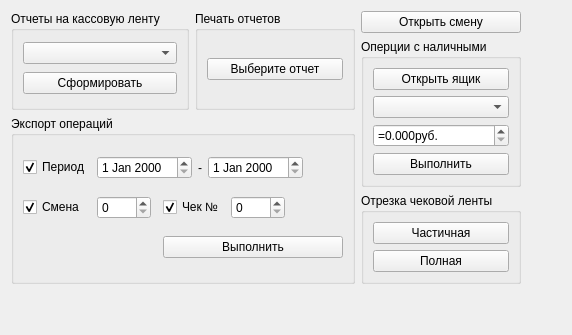
     <widget class="QWidget" name="tabOther">
      <attribute name="title">
       <string>Прочее</string>
      </attribute>
      <layout class="QGridLayout" name="gridLayout_8">
       <item row="4" column="0">
        <spacer name="verticalSpacer">
         <property name="orientation">
          <enum>Qt::Vertical</enum>
         </property>
         <property name="sizeHint" stdset="0">
          <size>
           <width>20</width>
           <height>40</height>
          </size>
         </property>
        </spacer>
       </item>
       <item row="3" column="2">
        <widget class="QGroupBox" name="gbClipping">
         <property name="sizePolicy">
          <sizepolicy hsizetype="Preferred" vsizetype="Preferred">
           <horstretch>0</horstretch>
           <verstretch>0</verstretch>
          </sizepolicy>
         </property>
         <property name="title">
          <string>Отрезка чековой ленты</string>
         </property>
         <layout class="QGridLayout" name="gridLayout_7">
          <item row="1" column="0">
           <widget class="QPushButton" name="btnFullCut">
            <property name="toolTip">
             <string>&lt;html&gt;&lt;head/&gt;&lt;body&gt;&lt;p&gt;При нажатии производится полная отрезка кассовой ленты.&lt;/p&gt;&lt;/body&gt;&lt;/html&gt;</string>
            </property>
            <property name="text">
             <string>Полная</string>
            </property>
           </widget>
          </item>
          <item row="0" column="0">
           <widget class="QPushButton" name="btnPartialCut">
            <property name="toolTip">
             <string>&lt;html&gt;&lt;head/&gt;&lt;body&gt;&lt;p&gt;При нажатии производится частичная отрезка кассовой ленты.&lt;/p&gt;&lt;/body&gt;&lt;/html&gt;</string>
            </property>
            <property name="text">
             <string>Частичная</string>
            </property>
           </widget>
          </item>
         </layout>
        </widget>
       </item>
       <item row="1" column="2" rowspan="2">
        <widget class="QGroupBox" name="gbCashMovement">
         <property name="sizePolicy">
          <sizepolicy hsizetype="Preferred" vsizetype="Preferred">
           <horstretch>0</horstretch>
           <verstretch>0</verstretch>
          </sizepolicy>
         </property>
         <property name="title">
          <string>Оперции с наличными</string>
         </property>
         <layout class="QGridLayout" name="gridLayout_5">
          <item row="1" column="0">
           <widget class="QComboBox" name="cmbCashMovement">
            <property name="toolTip">
             <string>&lt;html&gt;&lt;head/&gt;&lt;body&gt;&lt;p&gt;Выбор операции по внесению или изъятию денежных средств.&lt;/p&gt;&lt;/body&gt;&lt;/html&gt;</string>
            </property>
           </widget>
          </item>
          <item row="3" column="0">
           <widget class="QPushButton" name="btnCashMovementExecute">
            <property name="toolTip">
             <string>&lt;html&gt;&lt;head/&gt;&lt;body&gt;&lt;p&gt;При нажатии производится регистрация выбранной операции по внесению или изъятию денежных средств.&lt;/p&gt;&lt;/body&gt;&lt;/html&gt;</string>
            </property>
            <property name="text">
             <string>Выполнить</string>
            </property>
           </widget>
          </item>
          <item row="2" column="0">
           <widget class="QDoubleSpinBox" name="spbCashMovementAmount">
            <property name="toolTip">
             <string>&lt;html&gt;&lt;head/&gt;&lt;body&gt;&lt;p&gt;Размер вносимых или изымаемых из кассы денежных средств.&lt;/p&gt;&lt;/body&gt;&lt;/html&gt;</string>
            </property>
            <property name="prefix">
             <string>=</string>
            </property>
            <property name="suffix">
             <string>руб.</string>
            </property>
            <property name="decimals">
             <number>3</number>
            </property>
            <property name="maximum">
             <double>999999.000000000000000</double>
            </property>
           </widget>
          </item>
          <item row="0" column="0">
           <widget class="QPushButton" name="btnOpenCashBox">
            <property name="toolTip">
             <string>&lt;html&gt;&lt;head/&gt;&lt;body&gt;&lt;p&gt;При нажатии подается команда ККМ «Открыть денежный ящик, подключенный к ККМ», а та, в свою очередь, посылает команду ящику.&lt;/p&gt;&lt;/body&gt;&lt;/html&gt;</string>
            </property>
            <property name="text">
             <string>Открыть ящик</string>
            </property>
           </widget>
          </item>
         </layout>
        </widget>
       </item>
       <item row="0" column="2">
        <widget class="QPushButton" name="btnOpenSession">
         <property name="sizePolicy">
          <sizepolicy hsizetype="Preferred" vsizetype="Fixed">
           <horstretch>0</horstretch>
           <verstretch>0</verstretch>
          </sizepolicy>
         </property>
         <property name="toolTip">
          <string>&lt;html&gt;&lt;head/&gt;&lt;body&gt;&lt;p&gt;При нажатии происходит открытие смены на ККМ.&lt;/p&gt;&lt;p&gt;Примечание: На некоторых моделях ККМ операция открытия смены производится автоматически с формированием первого чека после отчета с гашением, наприем, модели &amp;quot;ШТРИХ&amp;quot; с суффиксом &amp;quot;-К&amp;quot; в названии модели.&lt;/p&gt;&lt;p&gt;&lt;span style=&quot; font-weight:600;&quot;&gt;ККМ МЕРКУРИЙ-114.1Ф&lt;/span&gt;: открытие смены обязательно. Указанный пароль оператора/кассира действует в течении всей смены, не зависимо от пароля передаваемого для конкретной операции.&lt;/p&gt;&lt;/body&gt;&lt;/html&gt;</string>
         </property>
         <property name="text">
          <string>Открыть смену</string>
         </property>
        </widget>
       </item>
       <item row="0" column="1" rowspan="2">
        <widget class="QGroupBox" name="gbPrintByTemplate">
         <property name="title">
          <string>Печать отчетов</string>
         </property>
         <layout class="QGridLayout" name="gridLayout_14">
          <item row="0" column="0">
           <widget class="CPrintButton" name="btnPrintByTemplate">
            <property name="toolTip">
             <string>&lt;html&gt;&lt;head/&gt;&lt;body&gt;&lt;p&gt;Список доступных шаблонов печати для формирования отчетов по кассе.&lt;/p&gt;&lt;p&gt;Чтобы шаблон печати попал в этот список, он должен иметь контекст &lt;span style=&quot; font-weight:600;&quot;&gt;&amp;quot;ecr&amp;quot;&lt;/span&gt;&lt;/p&gt;&lt;p&gt;&lt;span style=&quot; font-weight:600;&quot;&gt;Примечание: &lt;/span&gt;При печати этих отчетов данные в памяти ККМ не изменяются, но могут подгружаться из ККМ.&lt;/p&gt;&lt;/body&gt;&lt;/html&gt;</string>
            </property>
            <property name="text">
             <string>Выберите отчет</string>
            </property>
           </widget>
          </item>
         </layout>
        </widget>
       </item>
       <item row="0" column="0" rowspan="2">
        <widget class="QGroupBox" name="gbReport">
         <property name="title">
          <string>Отчеты на кассовую ленту</string>
         </property>
         <layout class="QGridLayout" name="gridLayout_4">
          <item row="0" column="0">
           <widget class="QComboBox" name="cmbReportType">
            <property name="toolTip">
             <string>&lt;html&gt;&lt;head/&gt;&lt;body&gt;&lt;p&gt;Список доступных для формирования отчетов ККМ.&lt;/p&gt;&lt;p&gt;После выбора нужного отчета необходимо нажать кнопку &amp;quot;Сформировать&amp;quot; для его формирования.&lt;/p&gt;&lt;p&gt;&lt;span style=&quot; font-weight:600;&quot;&gt;Внимание!&lt;/span&gt; Данные отчеты печатаются на кассовой ленте и некоторые из них могут приводить к закрытию смены и гашению остатка (отчеты с гашением).&lt;/p&gt;&lt;/body&gt;&lt;/html&gt;</string>
            </property>
           </widget>
          </item>
          <item row="1" column="0">
           <widget class="QPushButton" name="btnPrintReport">
            <property name="sizePolicy">
             <sizepolicy hsizetype="Preferred" vsizetype="Fixed">
              <horstretch>0</horstretch>
              <verstretch>0</verstretch>
             </sizepolicy>
            </property>
            <property name="toolTip">
             <string>&lt;html&gt;&lt;head/&gt;&lt;body&gt;&lt;p&gt;При нажатии производит формирование выбранного отчета ККМ.&lt;/p&gt;&lt;/body&gt;&lt;/html&gt;</string>
            </property>
            <property name="text">
             <string>Сформировать</string>
            </property>
           </widget>
          </item>
         </layout>
        </widget>
       </item>
       <item row="1" column="3">
        <spacer name="horizontalSpacer">
         <property name="orientation">
          <enum>Qt::Horizontal</enum>
         </property>
         <property name="sizeHint" stdset="0">
          <size>
           <width>40</width>
           <height>20</height>
          </size>
         </property>
        </spacer>
       </item>
       <item row="2" column="0" rowspan="2" colspan="2">
        <widget class="QGroupBox" name="gbExportFilter">
         <property name="toolTip">
          <string>&lt;html&gt;&lt;head/&gt;&lt;body&gt;&lt;p&gt;Блок параметров импорта в файл операций по кассе.&lt;/p&gt;&lt;p&gt;&lt;span style=&quot; font-weight:600;&quot;&gt;Примечание:&lt;/span&gt; экспорт производится на основе данных из базы данных МИС, а не из кассы. Таким образом в файл попадут лишь те операции, которые были выполнены через интерфейс кассы Виста-мед и независимо от того, какая касса сейчас подключена к компьютеру и подключена ли она вообще, с тем лишь условием, что метка &amp;quot;фискализированности&amp;quot; операции должна соответствовать это метке у подключенной ККМ (т.е., если подключена нефискализированная касса, то экспортироваться будут только операции, совершенные через нефискализированные ККМ).&lt;/p&gt;&lt;p&gt;&lt;span style=&quot; font-weight:600;&quot;&gt;Внимание!&lt;/span&gt; В данной версии модуля экспорт будет работать некорректно при использовании нескольких ККМ с одной МИС (базой данных). Т.е. экспортироваться будут операции, совершенные со всех ККМ, а не конкретной.&lt;/p&gt;&lt;/body&gt;&lt;/html&gt;</string>
         </property>
         <property name="title">
          <string>Экспорт операций</string>
         </property>
         <layout class="QGridLayout" name="gridLayout_12">
          <item row="1" column="1">
           <widget class="QSpinBox" name="spbExportSession">
            <property name="toolTip">
             <string>&lt;html&gt;&lt;head/&gt;&lt;body&gt;&lt;p&gt;Номер смены, в которую были совершенны выгружаемые операции.&lt;/p&gt;&lt;/body&gt;&lt;/html&gt;</string>
            </property>
            <property name="maximum">
             <number>2000</number>
            </property>
           </widget>
          </item>
          <item row="0" column="1" colspan="5">
           <layout class="QHBoxLayout" name="ltExportDate">
            <item>
             <widget class="QDateEdit" name="edtExportBegDate">
              <property name="toolTip">
               <string>&lt;html&gt;&lt;head/&gt;&lt;body&gt;&lt;p&gt;Начало периода, операции по кассе из которого будут выгруженны в файл.&lt;/p&gt;&lt;/body&gt;&lt;/html&gt;</string>
              </property>
             </widget>
            </item>
            <item>
             <widget class="QLabel" name="lblExportDateDash">
              <property name="text">
               <string>-</string>
              </property>
             </widget>
            </item>
            <item>
             <widget class="QDateEdit" name="edtExportEndDate">
              <property name="toolTip">
               <string>&lt;html&gt;&lt;head/&gt;&lt;body&gt;&lt;p&gt;Конец периода, операции по кассе из которого будут выгруженны в файл.&lt;/p&gt;&lt;/body&gt;&lt;/html&gt;</string>
              </property>
             </widget>
            </item>
            <item>
             <spacer name="horizontalSpacer_4">
              <property name="orientation">
               <enum>Qt::Horizontal</enum>
              </property>
              <property name="sizeHint" stdset="0">
               <size>
                <width>40</width>
                <height>20</height>
               </size>
              </property>
             </spacer>
            </item>
           </layout>
          </item>
          <item row="0" column="0">
           <widget class="QCheckBox" name="chkExportDateEnabled">
            <property name="toolTip">
             <string>&lt;html&gt;&lt;head/&gt;&lt;body&gt;&lt;p&gt;Ограничить операции для экспорта по указанному периоду дат.&lt;/p&gt;&lt;/body&gt;&lt;/html&gt;</string>
            </property>
            <property name="text">
             <string>Период</string>
            </property>
            <property name="checked">
             <bool>true</bool>
            </property>
           </widget>
          </item>
          <item row="1" column="5">
           <spacer name="horizontalSpacer_3">
            <property name="orientation">
             <enum>Qt::Horizontal</enum>
            </property>
            <property name="sizeHint" stdset="0">
             <size>
              <width>40</width>
              <height>20</height>
             </size>
            </property>
           </spacer>
          </item>
          <item row="1" column="0">
           <widget class="QCheckBox" name="chkExportSessionEnabled">
            <property name="toolTip">
             <string>&lt;html&gt;&lt;head/&gt;&lt;body&gt;&lt;p&gt;Включает импорт операций только по конкретной смене.&lt;/p&gt;&lt;/body&gt;&lt;/html&gt;</string>
            </property>
            <property name="text">
             <string>Смена</string>
            </property>
            <property name="checked">
             <bool>true</bool>
            </property>
           </widget>
          </item>
          <item row="2" column="3" colspan="3">
           <widget class="QPushButton" name="btnExport">
            <property name="toolTip">
             <string>&lt;html&gt;&lt;head/&gt;&lt;body&gt;&lt;p&gt;При нажатии будет произведена выгрузка в файл операций по кассе, с учетом выбранных параметров фильтрации.&lt;/p&gt;&lt;/body&gt;&lt;/html&gt;</string>
            </property>
            <property name="text">
             <string>Выполнить</string>
            </property>
           </widget>
          </item>
          <item row="1" column="3">
           <widget class="QCheckBox" name="chkExportCheckNumberEnabled">
            <property name="toolTip">
             <string>&lt;html&gt;&lt;head/&gt;&lt;body&gt;&lt;p&gt;Включает экспорт операций только по конкретному чеку.&lt;/p&gt;&lt;/body&gt;&lt;/html&gt;</string>
            </property>
            <property name="text">
             <string>Чек №</string>
            </property>
            <property name="checked">
             <bool>true</bool>
            </property>
           </widget>
          </item>
          <item row="1" column="4">
           <widget class="QSpinBox" name="spbExportCheckNumber">
            <property name="toolTip">
             <string>&lt;html&gt;&lt;head/&gt;&lt;body&gt;&lt;p&gt;Номер чека, по которому проводились выгружаемые операции.&lt;/p&gt;&lt;/body&gt;&lt;/html&gt;</string>
            </property>
            <property name="maximum">
             <number>9999</number>
            </property>
           </widget>
          </item>
         </layout>
        </widget>
       </item>
      </layout>
     </widget>
